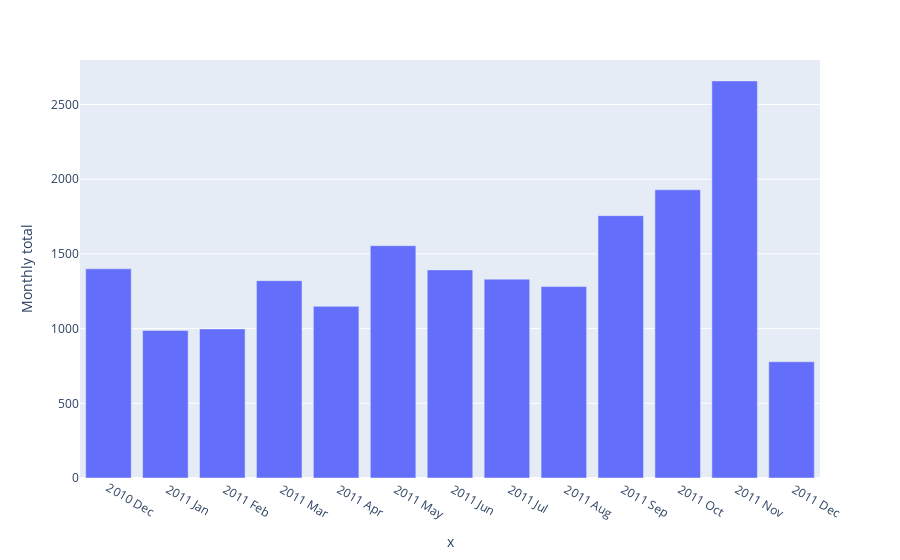

Source (notebook cell):
### Markdown cell above
A tshirt holder is the most popular item, appearning in over 2000 invoices, or orders. Would do well to stock up on them. Also,  a lunch bag with a black skull is in the 8th place.....

### Code cell
monthly_orders = ecom2.groupby('InvoiceNo')['Year-Month'].unique().value_counts().sort_index().reset_index(name = "Monthly total")

fig = px.bar(monthly_orders,x = ["2010 Dec"," 2011 Jan"," 2011 Feb"," 2011 Mar",
                                 " 2011 Apr"," 2011 May"," 2011 Jun"," 2011 Jul"," 2011 Aug"," 2011 Sep",
                                 " 2011 Oct"," 2011 Nov"," 2011 Dec"],y = "Monthly total")
fig.show()

### Figure 1 — Plotly figure (JSON) as saved in the notebook; plotly's stock layout.template omitted (floating-point values rounded to 4 significant figures)
{"data": [{"alignmentgroup": "True", "hovertemplate": "x=%{x}<br>Monthly total=%{y}<extra></extra>", "legendgroup": "", "marker": {"color": "#636efa"}, "name": "", "offsetgroup": "", "orientation": "v", "showlegend": false, "textposition": "auto", "type": "bar", "x": ["2010 Dec", " 2011 Jan", " 2011 Feb", " 2011 Mar", " 2011 Apr", " 2011 May", " 2011 Jun", " 2011 Jul", " 2011 Aug", " 2011 Sep", " 2011 Oct", " 2011 Nov", " 2011 Dec"], "xaxis": "x", "y": [1400, 987, 998, 1321, 1149, 1555, 1393, 1331, 1281, 1756, 1929, 2658, 778], "yaxis": "y"}], "layout": {"barmode": "relative", "legend": {"tracegroupgap": 0}, "margin": {"t": 60}, "xaxis": {"anchor": "y", "domain": [0, 1], "title": {"text": "x"}}, "yaxis": {"anchor": "x", "domain": [0, 1], "title": {"text": "Monthly total"}}}}
